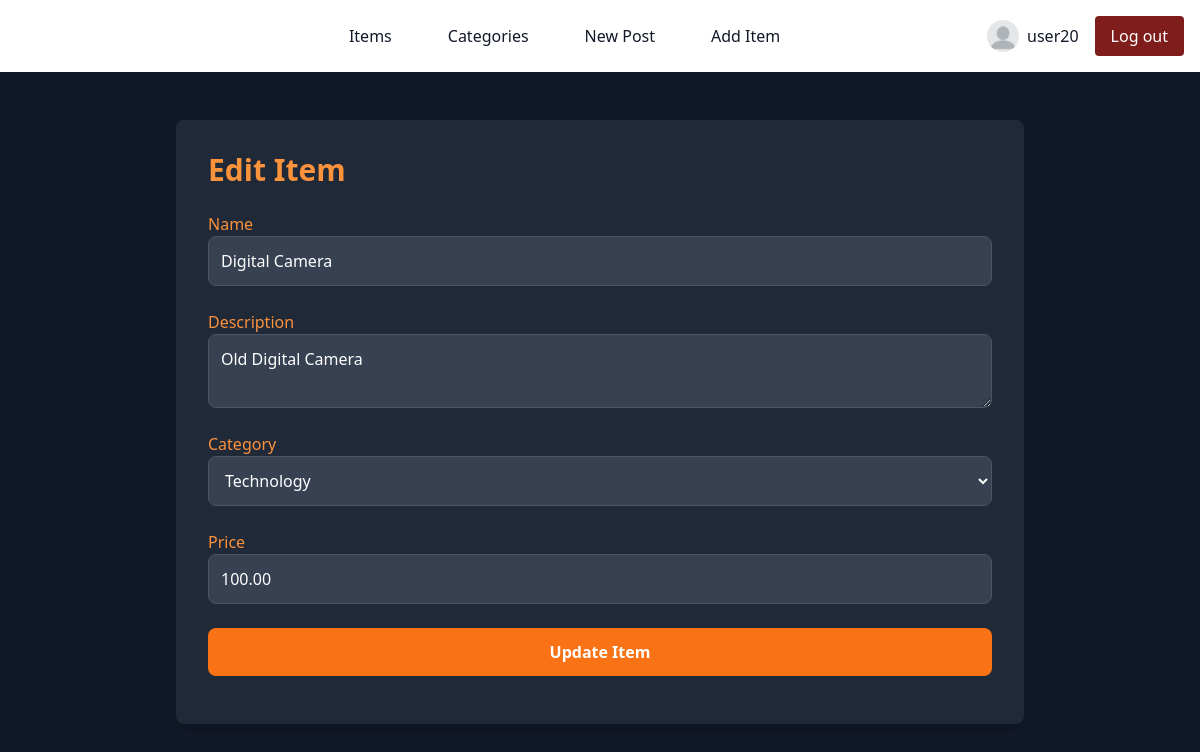
Before: /src/public/templates/edit_item.php?item_id=3 (signed in) with the older database file.
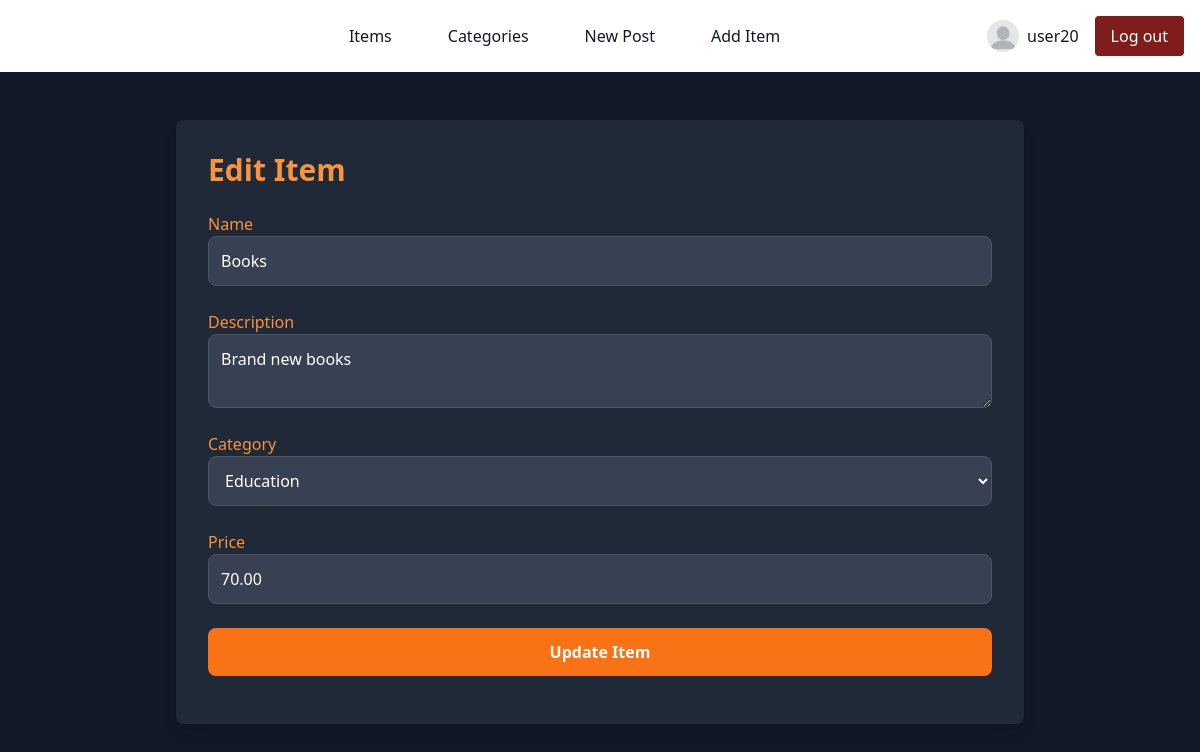
After: the same page with the newer database file.
### tables this page shows
CREATE TABLE `items` (
  `item_id` int(10) UNSIGNED NOT NULL,
  `user_id` int(11) NOT NULL,
  `name` varchar(255) NOT NULL,
  `image` longblob NOT NULL,
  `description` text,
  `price` decimal(10,2) NOT NULL,
  `category_id` int(10) UNSIGNED DEFAULT NULL,
  `purchased` tinyint(1) DEFAULT NULL,
  `created_at` timestamp NOT NULL DEFAULT CURRENT_TIMESTAMP
);

CREATE TABLE `categories` (
  `category_id` int(10) UNSIGNED NOT NULL,
  `name` varchar(50) NOT NULL,
  `description` mediumtext
);

### src/public/templates/edit_item.php (the view, shortened to what this page needs)
<?php
include '../../../db_connection.php';
include '../../Component/navbar.php';
$itemId = $_GET['item_id'];
$sql = "SELECT * FROM items WHERE item_id = ? AND user_id = ?";
$stmt = $conn->prepare($sql);
$stmt->bind_param("ii", $itemId, $_SESSION['user_id']);
$stmt->execute();
$item_result = $stmt->get_result();
$item = $item_result->fetch_assoc();
$category_sql = "SELECT category_id, name FROM categories";
$category_result = $conn->query($category_sql);
$isLoggedIn = isset($_SESSION['user_id']);
$userId = $isLoggedIn ? $_SESSION['user_id'] : null;
$userName = $isLoggedIn ? $_SESSION['username'] : null;
$navbar = new Navbar($conn, $isLoggedIn, $userId, $userName);
?>
<!DOCTYPE html>
<html lang="en">
<head>
    <script src="https://cdn.tailwindcss.com"></script>
</head>
<body class="bg-gray-900 text-white">
<header>
    <?php echo $navbar->render(); ?>
</header>
<main class="container mx-auto max-w-4xl px-6 py-12">
    <div class="bg-gray-800 p-8 rounded-lg shadow-lg">
        <h1 class="text-3xl font-bold text-orange-400 mb-6">Edit Item</h1>
        <form action="" method="POST">
            <div class="mb-6">
                <label for="name" class="block text-orange-400">Name</label>
                <input type="text" id="name" name="name" value="<?php echo htmlspecialchars($item['name']); ?>" class="w-full p-3 bg-gray-700 text-white border border-gray-600 rounded-lg focus:outline-none focus:ring-2 focus:ring-orange-400">
            </div>
            <div class="mb-6">
                <label for="description" class="block text-orange-400">Description</label>
                <textarea id="description" name="description" class="w-full p-3 bg-gray-700 text-white border border-gray-600 rounded-lg focus:outline-none focus:ring-2 focus:ring-orange-400"><?php echo htmlspecialchars($item['description']); ?></textarea>
            </div>
            <div class="mb-6">
                <label for="category_id" class="block text-orange-400">Category</label>
                <select id="category_id" name="category_id" class="w-full p-3 bg-gray-700 text-white border border-gray-600 rounded-lg focus:outline-none focus:ring-2 focus:ring-orange-400">
                    <?php while ($category = $category_result->fetch_assoc()): ?>
                        <option value="<?php echo $category['category_id']; ?>" <?php echo $item['category_id'] == $category['category_id'] ? 'selected' : ''; ?>>
                            <?php echo htmlspecialchars($category['name']); ?>
                        </option>
                    <?php endwhile; ?>
                </select>
            </div>
            <div class="mb-6">
                <label for="price" class="block text-orange-400">Price</label>
                <input type="number" id="price" name="price" value="<?php echo htmlspecialchars($item['price']); ?>" class="w-full p-3 bg-gray-700 text-white border border-gray-600 rounded-lg focus:outline-none focus:ring-2 focus:ring-orange-400">
            </div>
            <button type="submit" class="w-full py-3 bg-orange-500 text-white font-bold rounded-lg hover:bg-orange-400 focus:outline-none focus:ring-2 focus:ring-orange-400 transition ease-in-out duration-150">
                Update Item
            </button>
        </form>
    </div>
</main>
</body>
</html>

### src/Component/navbar.php (shortened to what this page needs)
<?php
class Navbar{
    private $dbConnection;
    private $isLoggedIn;
    private $userId;
    private $userName;
    public function __construct($dbConnection, $isLoggedIn = false, $userId = null, $userName = null) {
        $this->dbConnection = $dbConnection;
        $this->categories = $this->fetchCategories($dbConnection);
        $this->isLoggedIn = $isLoggedIn;
        $this->userId = $userId;
        $this->userName = $userName;
    }
    private function fetchCategories($dbConnection) {
        $sql = "SELECT category_id, name FROM categories ORDER BY name ASC";
        $result = $dbConnection->query($sql);
        $categories = [];
        if ($result->num_rows > 0) {
            while ($row = $result->fetch_assoc()) {
                $categories[] = $row;
            }
        }
        return $categories;
    }
    private function fetchProfilePicture($userId) {
        $sql = "SELECT profile_picture FROM users WHERE user_id = ?";
        $stmt = $this->dbConnection->prepare($sql);
        $stmt->bind_param("i", $userId);
        $stmt->execute();
        $result = $stmt->get_result();
        $image_src = '/src/public/image/default.png';
        return $image_src;
    }
    public function render() {
    ?>
    <nav class="bg-white border-gray-200 dark:bg-gray-900">
            <div class="max-w-screen-xl flex flex-wrap items-center justify-between mx-auto p-4 m-0">
                <a href="index.php" class="flex items-center space-x-3">
                    <span class="text-2xl font-semibold whitespace-nowrap dark:text-white">HobbyHub</span>
                </a>
                <div class="hidden w-full md:block md:w-auto" id="navbar-default">
                    <ul class="flex flex-col md:flex-row space-y-4 md:space-y-0 md:space-x-8 p-4 md:p-0 bg-gray-50 md:bg-white dark:bg-gray-800 md:dark:bg-gray-900">
                        <li><a href="items.php" class="block py-2 px-3 text-gray-900 hover:text-blue-700 dark:text-white">Items</a></li>
                        <li>
                            <div class="relative">
                                <button
                                    class="block py-2 px-3 text-gray-900 hover:text-blue-700 dark:text-white"
                                    onclick="toggleDropdown()"
                                >
                                    Categories
                                </button>
                            </div>
                        </li>
                        <?php if ($this->isLoggedIn): ?>
                            <li><a href="new_post.php" class="block py-2 px-3 text-gray-900 hover:text-blue-700 dark:text-white">New Post</a></li>
                            <li><a href="add_item.php" class="block py-2 px-3 text-gray-900 hover:text-blue-700 dark:text-white">Add Item</a></li>
                        <?php endif; ?>
                    </ul>
                </div>
                <div class="flex space-x-4">
                    <?php if ($this->isLoggedIn): ?>
                        <a href="user.php?id=<?php echo $this->userId; ?>" class="flex items-center space-x-2">
                            <img src="<?php echo $this->fetchProfilePicture($this->userId); ?>" class="w-8 h-8 rounded-full">
                            <span class="text-gray-900 dark:text-white"><?php echo htmlspecialchars($this->userName); ?></span>
                        </a>
                        <form method="POST" class="m-0">
                            <button type="submit" name="logout" class="px-4 py-2 text-white bg-red-900 rounded hover:bg-red-800 dark:bg-red-700 dark:hover:bg-red-600">Log out</button>
                        </form>
                    <?php else: ?>
                         <a href="register.php" class="px-4 py-2 text-white bg-gray-900 rounded hover:bg-gray-800 dark:bg-gray-700 dark:hover:bg-gray-600">Sign up</a>
                        <a href="login.php" class="px-4 py-2 text-white bg-gray-900 rounded hover:bg-gray-800 dark:bg-gray-700 dark:hover:bg-gray-600">Login</a>
                    <?php endif; ?>
                </div>
            </div>
        </nav>
<?php
    return ob_get_clean();
    }
}
?>

Changed rows visible on the page:
changed items: name "Digital Camera" → "Books"; description "Old Digital Camera" → "Brand new books"; category_id "Technology" → "Education"; price "100.00" → "70.00"
